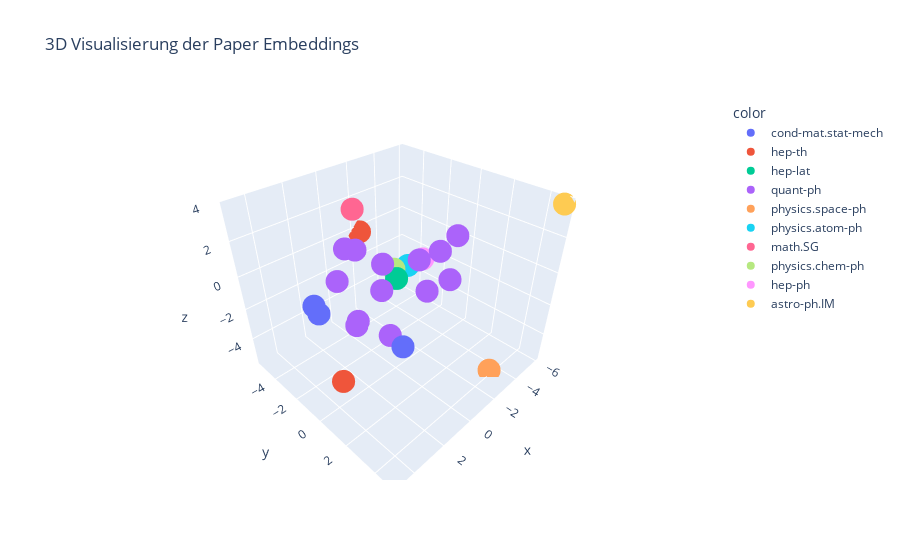

Notebook code cell kept with this figure:
### Code cell
from sklearn.decomposition import PCA
import plotly.express as px
from sklearn.metrics.pairwise import cosine_similarity

cosine_similarities = cosine_similarity(df["emb_ti_auth_sum"].values.tolist())
#embeddings_array = torch.stack(df["emb_ti_auth_sum"].values).detach().numpy()

pca = PCA(n_components=3)
embeddings_reduced = pca.fit_transform(df["emb_ti_auth_sum"].values.tolist())

fig = px.scatter_3d(
    x=embeddings_reduced[:, 0], 
    y=embeddings_reduced[:, 1], 
    z=embeddings_reduced[:, 2],
    title="3D Visualisierung der Paper Embeddings",
    color= df["primary_category"]
)

fig.show()

### Figure 1 — Plotly figure (JSON) as saved in the notebook; plotly's stock layout.template omitted (floating-point values rounded to 4 significant figures)
{"data": [{"hovertemplate": "color=cond-mat.stat-mech<br>x=%{x}<br>y=%{y}<br>z=%{z}<extra></extra>", "legendgroup": "cond-mat.stat-mech", "marker": {"color": "#636efa", "symbol": "circle"}, "mode": "markers", "name": "cond-mat.stat-mech", "scene": "scene", "showlegend": true, "type": "scatter3d", "x": [3.373, 4.26, 2.191], "y": [-2.173, -0.4284, 2.677], "z": [-0.8637, 0.1258, -1.125]}, {"hovertemplate": "color=hep-th<br>x=%{x}<br>y=%{y}<br>z=%{z}<extra></extra>", "legendgroup": "hep-th", "marker": {"color": "#EF553B", "symbol": "circle"}, "mode": "markers", "name": "hep-th", "scene": "scene", "showlegend": true, "type": "scatter3d", "x": [-2.35, 4.882], "y": [-5.394, 1.782], "z": [-0.2101, -1.946]}, {"hovertemplate": "color=hep-lat<br>x=%{x}<br>y=%{y}<br>z=%{z}<extra></extra>", "legendgroup": "hep-lat", "marker": {"color": "#00cc96", "symbol": "circle"}, "mode": "markers", "name": "hep-lat", "scene": "scene", "showlegend": true, "type": "scatter3d", "x": [-0.6256], "y": [-0.5658], "z": [-0.3922]}, {"hovertemplate": "color=quant-ph<br>x=%{x}<br>y=%{y}<br>z=%{z}<extra></extra>", "legendgroup": "quant-ph", "marker": {"color": "#ab63fa", "symbol": "circle"}, "mode": "markers", "name": "quant-ph", "scene": "scene", "showlegend": true, "type": "scatter3d", "x": [1.133, 1.453, 0.9831, -0.7084, -0.0002309, -4.759, -3.866, 2.856, 1.32, -0.5789, 0.893, 2.113, 4.582], "y": [-2.361, 0.6861, 0.6059, 1.427, -2.982, -0.3533, 0.6123, -0.8203, 2.697, 2.205, -0.03186, -0.4361, 2.574], "z": [1.311, 1.933, -2.478, -0.2183, 0.5243, -2.33, 1.261, 0.9732, 2.96, 2.365, -0.1125, -1.524, 1.421]}, {"hovertemplate": "color=physics.space-ph<br>x=%{x}<br>y=%{y}<br>z=%{z}<extra></extra>", "legendgroup": "physics.space-ph", "marker": {"color": "#FFA15A", "symbol": "circle"}, "mode": "markers", "name": "physics.space-ph", "scene": "scene", "showlegend": true, "type": "scatter3d", "x": [-3.263], "y": [3.93], "z": [-5.541]}, {"hovertemplate": "color=physics.atom-ph<br>x=%{x}<br>y=%{y}<br>z=%{z}<extra></extra>", "legendgroup": "physics.atom-ph", "marker": {"color": "#19d3f3", "symbol": "circle"}, "mode": "markers", "name": "physics.atom-ph", "scene": "scene", "showlegend": true, "type": "scatter3d", "x": [-1.9], "y": [-0.9998], "z": [-0.3716]}, {"hovertemplate": "color=math.SG<br>x=%{x}<br>y=%{y}<br>z=%{z}<extra></extra>", "legendgroup": "math.SG", "marker": {"color": "#FF6692", "symbol": "circle"}, "mode": "markers", "name": "math.SG", "scene": "scene", "showlegend": true, "type": "scatter3d", "x": [-1.567], "y": [-4.959], "z": [1.638]}, {"hovertemplate": "color=physics.chem-ph<br>x=%{x}<br>y=%{y}<br>z=%{z}<extra></extra>", "legendgroup": "physics.chem-ph", "marker": {"color": "#B6E880", "symbol": "circle"}, "mode": "markers", "name": "physics.chem-ph", "scene": "scene", "showlegend": true, "type": "scatter3d", "x": [-1.249], "y": [-1.395], "z": [-0.4918]}, {"hovertemplate": "color=hep-ph<br>x=%{x}<br>y=%{y}<br>z=%{z}<extra></extra>", "legendgroup": "hep-ph", "marker": {"color": "#FF97FF", "symbol": "circle"}, "mode": "markers", "name": "hep-ph", "scene": "scene", "showlegend": true, "type": "scatter3d", "x": [-3.258], "y": [-1.185], "z": [-0.6348]}, {"hovertemplate": "color=astro-ph.IM<br>x=%{x}<br>y=%{y}<br>z=%{z}<extra></extra>", "legendgroup": "astro-ph.IM", "marker": {"color": "#FECB52", "symbol": "circle"}, "mode": "markers", "name": "astro-ph.IM", "scene": "scene", "showlegend": true, "type": "scatter3d", "x": [-5.914], "y": [4.888], "z": [3.727]}], "layout": {"legend": {"title": {"text": "color"}, "tracegroupgap": 0}, "scene": {"domain": {"x": [0, 1], "y": [0, 1]}, "xaxis": {"title": {"text": "x"}}, "yaxis": {"title": {"text": "y"}}, "zaxis": {"title": {"text": "z"}}}, "title": {"text": "3D Visualisierung der Paper Embeddings"}}}
